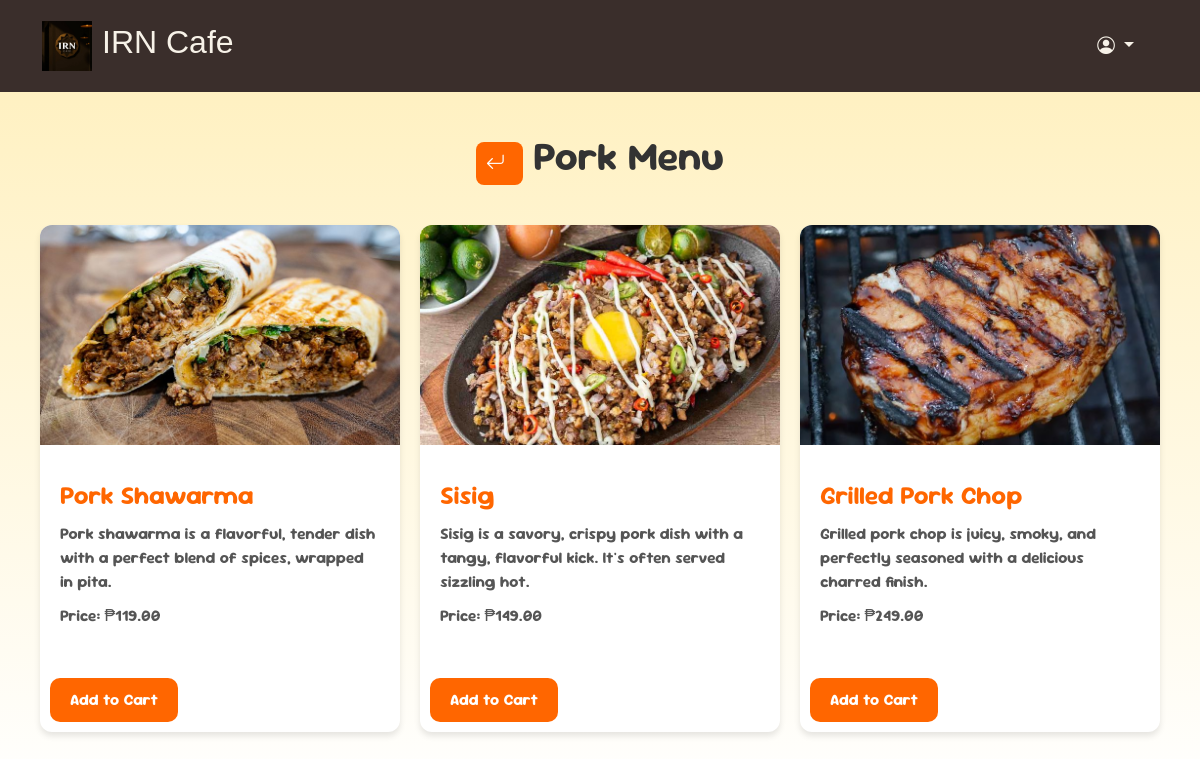
The page /index.php?page=menu&category=pork on the database its author committed.
### tables this page shows
CREATE TABLE `menu` (
  `id` int(11) NOT NULL,
  `menu_name` varchar(255) NOT NULL,
  `description` text DEFAULT NULL,
  `price` decimal(10,2) NOT NULL,
  `category` varchar(50) NOT NULL,
  `image` varchar(255) DEFAULT NULL
);

### controllers/RouteController.php (called while the page is built, shortened)
<?php
class RouteController {
    public function menu() {
        include PAGE_PATH . 'menu.php';
    }
}

### assets/pages/menu.php (the view, shortened to what this page needs)
<?php
require 'config.php';
$category = $_GET['category'] ?? '';
if (empty($category)) {
    $sql = "SELECT DISTINCT category FROM menu ORDER BY category ASC";
    $result = $conn->query($sql);
    $categories = [];
    if ($result->num_rows > 0) {
        while ($row = $result->fetch_assoc()) {
            $categories[] = $row['category'];
        }
    }
} else {
    $stmt = $conn->prepare("SELECT * FROM menu WHERE category = ? ORDER BY id DESC");
    $stmt->bind_param("s", $category);
    $stmt->execute();
    $result = $stmt->get_result();
}
?>
<div class="menu-area">
    <main class="menu-con">
        <?php if (empty($category)): ?>
            <h1>All Categories</h1>
            <div class="category-buttons">
                <?php foreach ($categories as $cat): ?>
                    <button class="btn"
                            onclick="location.href='index.php?page=menu&category=<?= $cat ?>'"
                            <?= $cat === $category ? 'disabled' : '' ?>>
                        <?= ucfirst($cat) ?>
                    </button>
                <?php endforeach; ?>
            </div>
        <?php else: ?>
            <h1>
                <a href="index.php?page=menu" class="back-button">
                    <i class="bi bi-arrow-return-left"></i>
                </a>
                <?= ucfirst($category) ?> Menu
            </h1>
            <div class="menu-each-cat">
                <?php if ($result->num_rows > 0): ?>
                    <?php while ($row = $result->fetch_assoc()): ?>
                        <article class="menu-item">
                            <?php if (!empty($row['image'])): ?>
                                <figure class="menu-item-image">
                                    <img src="<?= $row['image'] ?>" alt="<?= htmlspecialchars($row['menu_name']) ?>">
                                </figure>
                            <?php endif; ?>
                            <div class="menu-item-details">
                                <h3><?= htmlspecialchars($row['menu_name']) ?></h3>
                                <p><?= nl2br(htmlspecialchars($row['description'])) ?></p>
                                <p><strong>Price:</strong> ₱<?= htmlspecialchars($row['price']) ?></p>
                            </div>
                            <form class="add-to-cart-form" method="POST">
                                <button type="submit">Add to Cart</button>
                            </form>
                        </article>
                    <?php endwhile; ?>
                <?php else: ?>
                    <p class="no-items">No items found for <?= htmlspecialchars($category) ?>.</p>
                <?php endif; ?>
            </div>
        <?php endif; ?>
    </main>
    </div>

### index.php (style rules this page uses)
body { font-family: "Sour Gummy", Arial, sans-serif !important; font-size: 16px; line-height: 1.5; color: #333; background: linear-gradient(to bottom, #ffefba, #ffffff); margin: 0; padding: 0; display: flex; flex-direction: column; min-height: 100vh; }
main { flex-grow: 1; }

### assets/pages/menu.php (style rules this page uses)
.menu-con { display: flex; flex-direction: column; align-items: center; padding: 20px; height: 58vh; }
.menu-con h1 { text-align: center; padding: 20px 0; margin: 0; font-size: 2.5rem; }
.back-button { color: #fff; background-color: #ff6600; padding: 10px 10px; border-radius: 8px; font-size: 1.2rem; text-decoration: none; display: inline-flex; align-items: center; transition: background-color 0.3s ease, transform 0.3s ease; }
.back-button i { margin-right: 8px; }
.menu-each-cat { display: grid; grid-template-columns: repeat(auto-fill, minmax(280px, 1fr)); gap: 20px; padding: 20px; width: 100%; }
.menu-item { background-color: #fff; border-radius: 12px; box-shadow: 0 4px 6px rgba(0, 0, 0, 0.1); overflow: hidden; transition: transform 0.3s ease, box-shadow 0.3s ease; width: 100%; }
.menu-item img { width: 100%; height: 220px; object-fit: cover; }
.menu-item-details { padding: 20px; color: #333; }
.menu-item-details h3 { font-size: 1.6rem; margin-bottom: 10px; color: #ff6600; }
.menu-item-details p { margin-bottom: 10px; font-size: 1rem; color: #555; }
.menu-item-details p strong { font-weight: bold; }
.add-to-cart-form { display: flex; justify-content: start; margin-top: 10px; padding: 10px; }
.add-to-cart-form button { background-color: #ff6600; color: #fff; border: none; padding: 10px 20px; border-radius: 10px; cursor: pointer; font-size: 1rem; transition: background-color 0.3s; }

### rows shown on the page
menu: image (picture), menu_name "Pork Shawarma", description "Pork shawarma is a flavorful, tender dish with a perfect blend of spices, wrapped in pita.", price "119.00"
menu: image (picture), menu_name "Sisig", description "Sisig is a savory, crispy pork dish with a tangy, flavorful kick. It's often served sizzling hot.", price "149.00"
menu: image (picture), menu_name "Grilled Pork Chop", description "Grilled pork chop is juicy, smoky, and perfectly seasoned with a delicious charred finish.", price "249.00"

### other values the page prints
$category "Pork"
